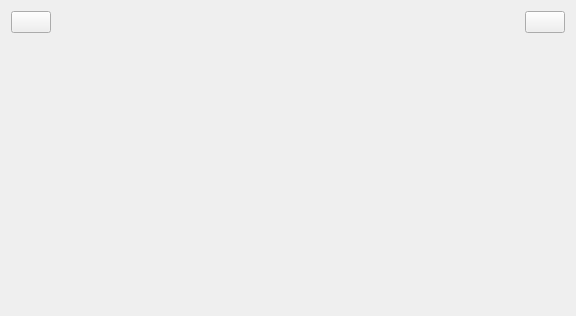
<?xml version="1.0" encoding="UTF-8"?>
<ui version="4.0">
 <class>masterView</class>
 <widget class="QWidget" name="masterView">
  <property name="geometry">
   <rect>
    <x>0</x>
    <y>0</y>
    <width>576</width>
    <height>316</height>
   </rect>
  </property>
  <property name="windowTitle">
   <string>masterview</string>
  </property>
  <layout class="QVBoxLayout" name="verticalLayout">
   <item>
    <layout class="QHBoxLayout" name="horizontalLayout">
     <item>
      <widget class="QPushButton" name="btnBack">
       <property name="text">
        <string/>
       </property>
       <property name="icon">
        <iconset resource="src.qrc">
         <normaloff>:/images/return.png</normaloff>:/images/return.png</iconset>
       </property>
      </widget>
     </item>
     <item>
      <spacer name="horizontalSpacer">
       <property name="orientation">
        <enum>Qt::Orientation::Horizontal</enum>
       </property>
       <property name="sizeHint" stdset="0">
        <size>
         <width>40</width>
         <height>20</height>
        </size>
       </property>
      </spacer>
     </item>
     <item>
      <widget class="QLabel" name="labelTitle">
       <property name="text">
        <string/>
       </property>
      </widget>
     </item>
     <item>
      <spacer name="horizontalSpacer_2">
       <property name="orientation">
        <enum>Qt::Orientation::Horizontal</enum>
       </property>
       <property name="sizeHint" stdset="0">
        <size>
         <width>40</width>
         <height>20</height>
        </size>
       </property>
      </spacer>
     </item>
     <item>
      <widget class="QPushButton" name="btnLogOut">
       <property name="text">
        <string/>
       </property>
       <property name="icon">
        <iconset resource="src.qrc">
         <normaloff>:/images/logout.png</normaloff>:/images/logout.png</iconset>
       </property>
      </widget>
     </item>
    </layout>
   </item>
   <item>
    <widget class="QStackedWidget" name="stackedWidget"/>
   </item>
  </layout>
 </widget>
 <resources>
  <include location="src.qrc"/>
 </resources>
 <connections/>
</ui>
